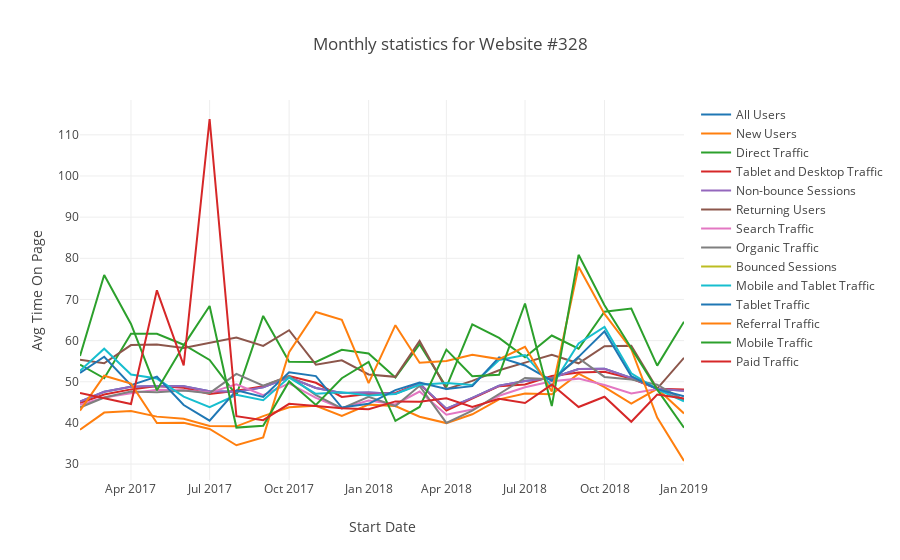

Notebook code for this chart:
### Code cell
df = dfs['website_statistics']
segment_names = df.segment_name.value_counts().index.tolist()
website_id = 328

stats = ['avg_time_on_page']
stat = stats[0]

y_name = stat.replace('_', ' ').title()

traces = []

for segment_name in segment_names:
    start_date = '2017-01-01'
    end_date = '2020-01-01'
    
    segment_mask = df['segment_name'] == segment_name
    website_mask = df['website_id'] == website_id
    start_date_mask = df['date_start'] > start_date
    end_date_mask = df['date_start'] < end_date
    masked_df = df[segment_mask & website_mask & start_date_mask & end_date_mask]
    
    trace = go.Scatter(
        x=masked_df.date_start.values,
        y=masked_df[stat].values,
        name=segment_name
    )
    
    traces.append(trace)

layout = go.Layout(
    title=f"Monthly statistics for Website #{website_id}",
    xaxis=dict(title="Start Date"),
    yaxis=dict(title=y_name)
)
fig = go.Figure(traces, layout)

py.iplot(fig)
